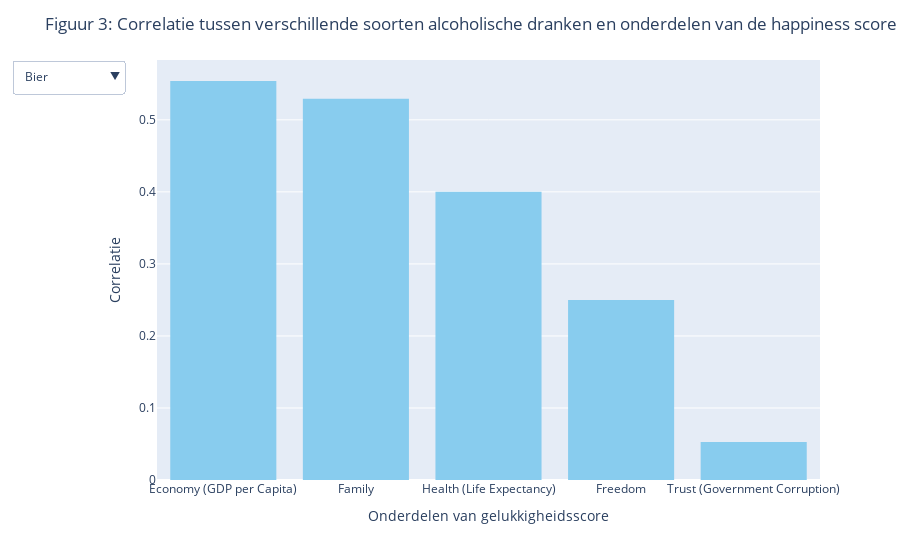

The code cell stored with this chart in its notebook:
### Markdown cell above
Hierin is te zien dat er wel degelijk een relatie is tussen de drank en het geluk. Dit is bijvoorbeeld te zien aan de grotere datapunten steeds verder op de x-as. Er zijn natuurlijk ook een aantal landen waarbij deze relatie niet zo is, maar over het algemeen worden de punten steeds groter naarmate de gelukkigheidsscore stijgt. Ook dit figuur ondersteunt weer het eerste perspectief. Ook volgens onderzoek heeft gematigd consumptie van alcohol een positief invloed op het psychologisch welzijn van een mens (Baum-Baicker, 1985).

### Code cell
fig = px.histogram(x = list1_1, y = list1_2, color_discrete_sequence= px.colors.qualitative.Safe)

button1 = dict(label='Bier', method='update', args=[{'y': [list1_2]}])
button2 = dict(label='Sterke drank', method='update', args=[{'y': [list1_3]}])
button3 = dict(label='Wijn', method='update', args=[{'y': [list1_4]}])
button4 = dict(label='Totaal', method='update', args=[{'y': [list1_5]}])


fig.update_layout(
    updatemenus=[go.layout.Updatemenu(buttons=[button1, button2, button3, button4])],
    showlegend=False
)
fig.update_layout(title_text='Figuur 3: Correlatie tussen verschillende soorten alcoholische dranken en onderdelen van de happiness score',
                     yaxis = dict(title='Correlatie'),
                     xaxis = dict(title = 'Onderdelen van gelukkigheidsscore'))

### Figure 1 — Plotly figure (JSON) as saved in the notebook; plotly's stock layout.template omitted (floating-point values rounded to 4 significant figures)
{"data": [{"alignmentgroup": "True", "bingroup": "x", "histfunc": "sum", "hovertemplate": "x=%{x}<br>sum of y=%{y}<extra></extra>", "legendgroup": "", "marker": {"color": "rgb(136, 204, 238)", "pattern": {"shape": ""}}, "name": "", "offsetgroup": "", "orientation": "v", "showlegend": false, "type": "histogram", "x": ["Economy (GDP per Capita)", "Family", "Health (Life Expectancy)", "Freedom", "Trust (Government Corruption)"], "xaxis": "x", "y": [0.5539, 0.5293, 0.4003, 0.2498, 0.0529], "yaxis": "y"}], "layout": {"barmode": "relative", "legend": {"tracegroupgap": 0}, "margin": {"t": 60}, "showlegend": false, "title": {"text": "Figuur 3: Correlatie tussen verschillende soorten alcoholische dranken en onderdelen van de happiness score"}, "updatemenus": [{"buttons": [{"args": [{"y": [[0.5539, 0.5293, 0.4003, 0.2498, 0.0529]]}], "label": "Bier", "method": "update"}, {"args": [{"y": [[0.5476, 0.3923, 0.5347, 0.2108, 0.2936]]}], "label": "Sterke drank", "method": "update"}, {"args": [{"y": [[0.2964, 0.3453, 0.3208, -0.06896, -0.1075]]}], "label": "Wijn", "method": "update"}, {"args": [{"y": [[0.6439, 0.5818, 0.5679, 0.1958, 0.1149]]}], "label": "Totaal", "method": "update"}]}], "xaxis": {"anchor": "y", "domain": [0, 1], "title": {"text": "Onderdelen van gelukkigheidsscore"}}, "yaxis": {"anchor": "x", "domain": [0, 1], "title": {"text": "Correlatie"}}}}
